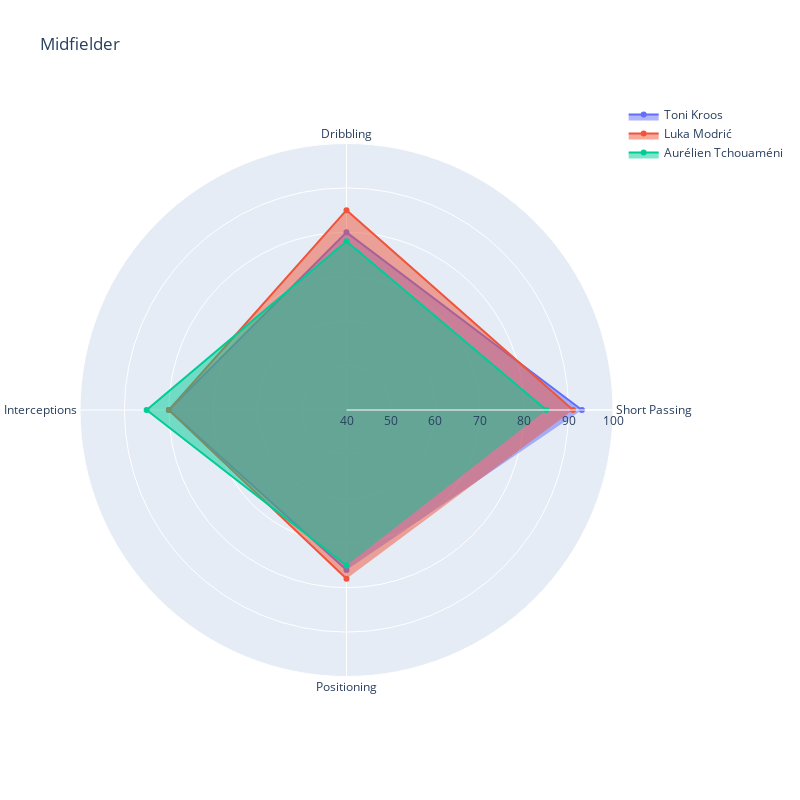

Write notebook code for a chart like this one.
### Code cell
#Plotting a radar with multiple players:

fig = go.Figure()

fig.add_trace(go.Scatterpolar(
      r=player_values[0, 1:],
      theta=categories,
      fill='toself',
      name=player_values[0, 0]
))
fig.add_trace(go.Scatterpolar(
      r=player_values[1, 1:],
      theta=categories,
      fill='toself',
      name=player_values[1, 0]
))
fig.add_trace(go.Scatterpolar(
      r=player_values[2, 1:],
      theta=categories,
      fill='toself',
      name=player_values[2, 0]
))



fig.update_layout(
  polar=dict(
    radialaxis=dict(
      visible=True,
      range=[40, 100] #We can play with range for changing visibility
    )),
  showlegend=True,
  title = 'Midfielder',
  height=800,
  width=800,
)

fig.show()

### Figure 1 — Plotly figure (JSON) as saved in the notebook; plotly's stock layout.template omitted (floating-point values rounded to 4 significant figures)
{"data": [{"fill": "toself", "name": "Toni Kroos", "r": [93, 80, 80, 76], "theta": ["Short Passing", "Dribbling", "Interceptions", "Positioning"], "type": "scatterpolar"}, {"fill": "toself", "name": "Luka Modrić", "r": [91, 85, 80, 78], "theta": ["Short Passing", "Dribbling", "Interceptions", "Positioning"], "type": "scatterpolar"}, {"fill": "toself", "name": "Aurélien Tchouaméni", "r": [85, 78, 85, 75], "theta": ["Short Passing", "Dribbling", "Interceptions", "Positioning"], "type": "scatterpolar"}], "layout": {"height": 800, "polar": {"radialaxis": {"range": [40, 100], "visible": true}}, "showlegend": true, "title": {"text": "Midfielder"}, "width": 800}}
